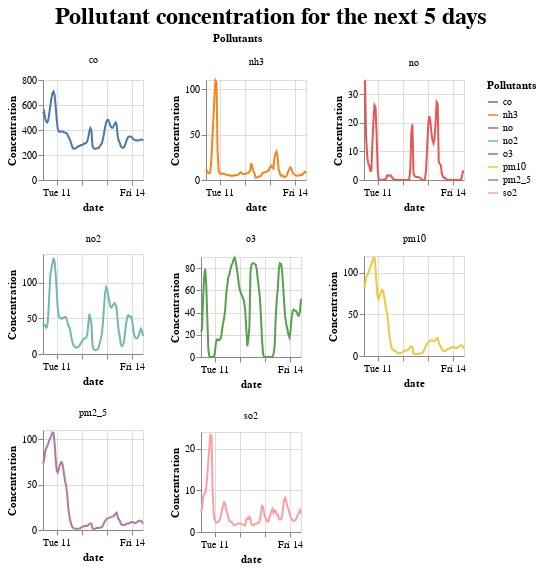

Notebook cell for this chart:
### Markdown cell above
## Get pollution forecast for the next 5 days.

### Code cell
import altair as alt
alt.renderers.enable("html");

get_pollution_forecast(50.8477, 4.3572, '635948b768a2268ceccb06606c403863')

### Figure 1 — Vega-Lite specification as saved in the notebook (floating-point values rounded to 4 significant figures; data arrays with more than 128 entries replaced by an {"elided": "..."} marker saying what was removed)
{"config": {"view": {"continuousWidth": 400, "continuousHeight": 300}, "title": {"anchor": "middle", "fontSize": 24}}, "data": {"name": "data-0b9d83f8292fbc20147cd1f01fe709e0"}, "facet": {"field": "Pollutants", "type": "nominal"}, "spec": {"mark": "line", "encoding": {"color": {"field": "Pollutants", "type": "nominal"}, "x": {"field": "dt", "title": "date", "type": "temporal"}, "y": {"field": "Concentration", "title": "Concentration", "type": "quantitative"}}, "height": 100, "width": 100}, "columns": 3, "resolve": {"axis": {"x": "independent", "y": "independent"}, "scale": {"x": "independent", "y": "independent"}}, "title": "Pollutant concentration for the next 5 days", "$schema": "https://vega.github.io/schema/vega-lite/v4.17.0.json", "datasets": {"data-0b9d83f8292fbc20147cd1f01fe709e0": {"elided": "768 records"}}}
